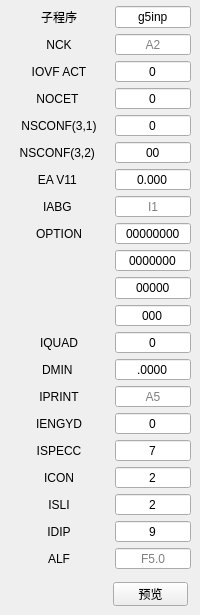
          <widget class="QWidget" name="tab_2">
           <attribute name="title">
            <string>in2编辑</string>
           </attribute>
           <widget class="QPushButton" name="pushButton_9">
            <property name="geometry">
             <rect>
              <x>113</x>
              <y>582</y>
              <width>75</width>
              <height>24</height>
             </rect>
            </property>
            <property name="text">
             <string>预览</string>
            </property>
           </widget>
           <widget class="QWidget" name="">
            <property name="geometry">
             <rect>
              <x>9</x>
              <y>6</y>
              <width>182</width>
              <height>563</height>
             </rect>
            </property>
            <layout class="QGridLayout" name="gridLayout_3">
             <item row="0" column="0">
              <widget class="QLabel" name="in2_text_1">
               <property name="minimumSize">
                <size>
                 <width>100</width>
                 <height>0</height>
                </size>
               </property>
               <property name="maximumSize">
                <size>
                 <width>120</width>
                 <height>16777215</height>
                </size>
               </property>
               <property name="text">
                <string>子程序</string>
               </property>
               <property name="alignment">
                <set>Qt::AlignCenter</set>
               </property>
              </widget>
             </item>
             <item row="0" column="1">
              <widget class="QLineEdit" name="in2_1">
               <property name="minimumSize">
                <size>
                 <width>0</width>
                 <height>0</height>
                </size>
               </property>
               <property name="maximumSize">
                <size>
                 <width>100</width>
                 <height>30</height>
                </size>
               </property>
               <property name="text">
                <string>g5inp</string>
               </property>
               <property name="alignment">
                <set>Qt::AlignCenter</set>
               </property>
               <property name="placeholderText">
                <string>A3,2X</string>
               </property>
              </widget>
             </item>
             <item row="1" column="0">
              <widget class="QLabel" name="in2_text_2">
               <property name="minimumSize">
                <size>
                 <width>100</width>
                 <height>0</height>
                </size>
               </property>
               <property name="maximumSize">
                <size>
                 <width>120</width>
                 <height>16777215</height>
                </size>
               </property>
               <property name="text">
                <string>NCK</string>
               </property>
               <property name="alignment">
                <set>Qt::AlignCenter</set>
               </property>
              </widget>
             </item>
             <item row="1" column="1">
              <widget class="QLineEdit" name="in2_2">
               <property name="minimumSize">
                <size>
                 <width>0</width>
                 <height>0</height>
                </size>
               </property>
               <property name="maximumSize">
                <size>
                 <width>100</width>
                 <height>30</height>
                </size>
               </property>
               <property name="alignment">
                <set>Qt::AlignCenter</set>
               </property>
               <property name="placeholderText">
                <string>A2</string>
               </property>
              </widget>
             </item>
             <item row="2" column="0">
              <widget class="QLabel" name="in2_text_3">
               <property name="minimumSize">
                <size>
                 <width>100</width>
                 <height>0</height>
                </size>
               </property>
               <property name="maximumSize">
                <size>
                 <width>120</width>
                 <height>16777215</height>
                </size>
               </property>
               <property name="text">
                <string>IOVF ACT</string>
               </property>
               <property name="alignment">
                <set>Qt::AlignCenter</set>
               </property>
              </widget>
             </item>
             <item row="2" column="1">
              <widget class="QLineEdit" name="in2_3">
               <property name="minimumSize">
                <size>
                 <width>0</width>
                 <height>0</height>
                </size>
               </property>
               <property name="maximumSize">
                <size>
                 <width>100</width>
                 <height>30</height>
                </size>
               </property>
               <property name="text">
                <string>0</string>
               </property>
               <property name="alignment">
                <set>Qt::AlignCenter</set>
               </property>
               <property name="placeholderText">
                <string>I1</string>
               </property>
              </widget>
             </item>
             <item row="3" column="0">
              <widget class="QLabel" name="in2_text_4">
               <property name="minimumSize">
                <size>
                 <width>100</width>
                 <height>0</height>
                </size>
               </property>
               <property name="maximumSize">
                <size>
                 <width>120</width>
                 <height>16777215</height>
                </size>
               </property>
               <property name="text">
                <string>NOCET </string>
               </property>
               <property name="alignment">
                <set>Qt::AlignCenter</set>
               </property>
              </widget>
             </item>
             <item row="3" column="1">
              <widget class="QLineEdit" name="in2_4">
               <property name="minimumSize">
                <size>
                 <width>0</width>
                 <height>0</height>
                </size>
               </property>
               <property name="maximumSize">
                <size>
                 <width>100</width>
                 <height>30</height>
                </size>
               </property>
               <property name="text">
                <string>0</string>
               </property>
               <property name="alignment">
                <set>Qt::AlignCenter</set>
               </property>
               <property name="placeholderText">
                <string>I2</string>
               </property>
              </widget>
             </item>
             <item row="4" column="0">
              <widget class="QLabel" name="in2_text_5">
               <property name="minimumSize">
                <size>
                 <width>100</width>
                 <height>0</height>
                </size>
               </property>
               <property name="maximumSize">
                <size>
                 <width>120</width>
                 <height>16777215</height>
                </size>
               </property>
               <property name="text">
                <string>NSCONF(3,1)</string>
               </property>
               <property name="alignment">
                <set>Qt::AlignCenter</set>
               </property>
              </widget>
             </item>
             <item row="4" column="1">
              <widget class="QLineEdit" name="in2_5">
               <property name="minimumSize">
                <size>
                 <width>0</width>
                 <height>0</height>
                </size>
               </property>
               <property name="maximumSize">
                <size>
                 <width>100</width>
                 <height>30</height>
                </size>
               </property>
               <property name="text">
                <string>0</string>
               </property>
               <property name="alignment">
                <set>Qt::AlignCenter</set>
               </property>
               <property name="placeholderText">
                <string>I1</string>
               </property>
              </widget>
             </item>
             <item row="5" column="0">
              <widget class="QLabel" name="in2_text_6">
               <property name="minimumSize">
                <size>
                 <width>100</width>
                 <height>0</height>
                </size>
               </property>
               <property name="maximumSize">
                <size>
                 <width>120</width>
                 <height>16777215</height>
                </size>
               </property>
               <property name="text">
                <string>NSCONF(3,2) </string>
               </property>
               <property name="alignment">
                <set>Qt::AlignCenter</set>
               </property>
              </widget>
             </item>
             <item row="5" column="1">
              <widget class="QLineEdit" name="in2_6">
               <property name="minimumSize">
                <size>
                 <width>0</width>
                 <height>0</height>
                </size>
               </property>
               <property name="maximumSize">
                <size>
                 <width>100</width>
                 <height>30</height>
                </size>
               </property>
               <property name="text">
                <string>00</string>
               </property>
               <property name="alignment">
                <set>Qt::AlignCenter</set>
               </property>
               <property name="placeholderText">
                <string>I2</string>
               </property>
              </widget>
             </item>
             <item row="6" column="0">
              <widget class="QLabel" name="in2_text_7">
               <property name="minimumSize">
                <size>
                 <width>100</width>
                 <height>0</height>
                </size>
               </property>
               <property name="maximumSize">
                <size>
                 <width>120</width>
                 <height>16777215</height>
                </size>
               </property>
               <property name="text">
                <string>EA V11 </string>
               </property>
               <property name="alignment">
                <set>Qt::AlignCenter</set>
               </property>
              </widget>
             </item>
             <item row="6" column="1">
              <widget class="QLineEdit" name="in2_7">
               <property name="minimumSize">
                <size>
                 <width>0</width>
                 <height>0</height>
                </size>
               </property>
               <property name="maximumSize">
                <size>
                 <width>100</width>
                 <height>30</height>
                </size>
               </property>
               <property name="text">
                <string>0.000</string>
               </property>
               <property name="alignment">
                <set>Qt::AlignCenter</set>
               </property>
               <property name="placeholderText">
                <string>F7.4</string>
               </property>
              </widget>
             </item>
             <item row="7" column="0">
              <widget class="QLabel" name="in2_text_8">
               <property name="minimumSize">
                <size>
                 <width>100</width>
                 <height>0</height>
                </size>
               </property>
               <property name="maximumSize">
                <size>
                 <width>120</width>
                 <height>16777215</height>
                </size>
               </property>
               <property name="text">
                <string>IABG </string>
               </property>
               <property name="alignment">
                <set>Qt::AlignCenter</set>
               </property>
              </widget>
             </item>
             <item row="7" column="1">
              <widget class="QLineEdit" name="in2_8">
               <property name="minimumSize">
                <size>
                 <width>0</width>
                 <height>0</height>
                </size>
               </property>
               <property name="maximumSize">
                <size>
                 <width>100</width>
                 <height>30</height>
                </size>
               </property>
               <property name="alignment">
                <set>Qt::AlignCenter</set>
               </property>
               <property name="placeholderText">
                <string>I1</string>
               </property>
              </widget>
             </item>
             <item row="8" column="0">
              <widget class="QLabel" name="in2_text_9">
               <property name="minimumSize">
                <size>
                 <width>80</width>
                 <height>0</height>
                </size>
               </property>
               <property name="maximumSize">
                <size>
                 <width>120</width>
                 <height>16777215</height>
                </size>
               </property>
               <property name="text">
                <string>OPTION</string>
               </property>
               <property name="alignment">
                <set>Qt::AlignCenter</set>
               </property>
              </widget>
             </item>
             <item row="8" column="1">
              <widget class="QLineEdit" name="in2_9_a">
               <property name="maximumSize">
                <size>
                 <width>100</width>
                 <height>30</height>
                </size>
               </property>
               <property name="text">
                <string>00000000</string>
               </property>
               <property name="alignment">
                <set>Qt::AlignCenter</set>
               </property>
               <property name="placeholderText">
                <string>A8</string>
               </property>
              </widget>
             </item>
             <item row="9" column="1">
              <widget class="QLineEdit" name="in2_9_b">
               <property name="maximumSize">
                <size>
                 <width>100</width>
                 <height>30</height>
                </size>
               </property>
               <property name="text">
                <string>0000000</string>
               </property>
               <property name="alignment">
                <set>Qt::AlignCenter</set>
               </property>
               <property name="placeholderText">
                <string>A8</string>
               </property>
              </widget>
             </item>
             <item row="10" column="1">
              <widget class="QLineEdit" name="in2_9_c">
               <property name="maximumSize">
                <size>
                 <width>100</width>
                 <height>30</height>
                </size>
               </property>
               <property name="text">
                <string>00000</string>
               </property>
               <property name="alignment">
                <set>Qt::AlignCenter</set>
               </property>
               <property name="placeholderText">
                <string>A8</string>
               </property>
              </widget>
             </item>
             <item row="11" column="1">
              <widget class="QLineEdit" name="in2_9_d">
               <property name="maximumSize">
                <size>
                 <width>100</width>
                 <height>30</height>
                </size>
               </property>
               <property name="text">
                <string>000</string>
               </property>
               <property name="alignment">
                <set>Qt::AlignCenter</set>
               </property>
               <property name="placeholderText">
                <string>A4</string>
               </property>
              </widget>
             </item>
             <item row="12" column="0">
              <widget class="QLabel" name="in2_text_10">
               <property name="minimumSize">
                <size>
                 <width>100</width>
                 <height>0</height>
                </size>
               </property>
               <property name="maximumSize">
                <size>
                 <width>120</width>
                 <height>16777215</height>
                </size>
               </property>
               <property name="text">
                <string>IQUAD</string>
               </property>
               <property name="alignment">
                <set>Qt::AlignCenter</set>
               </property>
              </widget>
             </item>
             <item row="12" column="1">
              <widget class="QLineEdit" name="in2_10">
               <property name="minimumSize">
                <size>
                 <width>0</width>
                 <height>0</height>
                </size>
               </property>
               <property name="maximumSize">
                <size>
                 <width>100</width>
                 <height>30</height>
                </size>
               </property>
               <property name="text">
                <string>0</string>
               </property>
               <property name="alignment">
                <set>Qt::AlignCenter</set>
               </property>
               <property name="placeholderText">
                <string>I1</string>
               </property>
              </widget>
             </item>
             <item row="13" column="0">
              <widget class="QLabel" name="in2_text_12">
               <property name="minimumSize">
                <size>
                 <width>100</width>
                 <height>0</height>
                </size>
               </property>
               <property name="maximumSize">
                <size>
                 <width>120</width>
                 <height>16777215</height>
                </size>
               </property>
               <property name="text">
                <string>DMIN </string>
               </property>
               <property name="alignment">
                <set>Qt::AlignCenter</set>
               </property>
              </widget>
             </item>
             <item row="13" column="1">
              <widget class="QLineEdit" name="in2_12">
               <property name="minimumSize">
                <size>
                 <width>0</width>
                 <height>0</height>
                </size>
               </property>
               <property name="maximumSize">
                <size>
                 <width>100</width>
                 <height>30</height>
                </size>
               </property>
               <property name="text">
                <string>.0000</string>
               </property>
               <property name="alignment">
                <set>Qt::AlignCenter</set>
               </property>
               <property name="placeholderText">
                <string>A5</string>
               </property>
              </widget>
             </item>
             <item row="14" column="0">
              <widget class="QLabel" name="in2_text_13">
               <property name="minimumSize">
                <size>
                 <width>100</width>
                 <height>0</height>
                </size>
               </property>
               <property name="maximumSize">
                <size>
                 <width>120</width>
                 <height>16777215</height>
                </size>
               </property>
               <property name="text">
                <string>IPRINT</string>
               </property>
               <property name="alignment">
                <set>Qt::AlignCenter</set>
               </property>
              </widget>
             </item>
             <item row="14" column="1">
              <widget class="QLineEdit" name="in2_13">
               <property name="minimumSize">
                <size>
                 <width>0</width>
                 <height>0</height>
                </size>
               </property>
               <property name="maximumSize">
                <size>
                 <width>100</width>
                 <height>30</height>
                </size>
               </property>
               <property name="text">
                <string/>
               </property>
               <property name="alignment">
                <set>Qt::AlignCenter</set>
               </property>
               <property name="placeholderText">
                <string>A5</string>
               </property>
              </widget>
             </item>
             <item row="15" column="0">
              <widget class="QLabel" name="in2_text_14">
               <property name="minimumSize">
                <size>
                 <width>100</width>
                 <height>0</height>
                </size>
               </property>
               <property name="maximumSize">
                <size>
                 <width>120</width>
                 <height>16777215</height>
                </size>
               </property>
               <property name="text">
                <string>IENGYD</string>
               </property>
               <property name="alignment">
                <set>Qt::AlignCenter</set>
               </property>
              </widget>
             </item>
             <item row="15" column="1">
              <widget class="QLineEdit" name="in2_14">
               <property name="minimumSize">
                <size>
                 <width>0</width>
                 <height>0</height>
                </size>
               </property>
               <property name="maximumSize">
                <size>
                 <width>100</width>
                 <height>30</height>
                </size>
               </property>
               <property name="text">
                <string>0</string>
               </property>
               <property name="alignment">
                <set>Qt::AlignCenter</set>
               </property>
               <property name="placeholderText">
                <string>A1</string>
               </property>
              </widget>
             </item>
             <item row="16" column="0">
              <widget class="QLabel" name="in2_text_15">
               <property name="minimumSize">
                <size>
                 <width>100</width>
                 <height>0</height>
                </size>
               </property>
               <property name="maximumSize">
                <size>
                 <width>120</width>
                 <height>16777215</height>
                </size>
               </property>
               <property name="text">
                <string>ISPECC</string>
               </property>
               <property name="alignment">
                <set>Qt::AlignCenter</set>
               </property>
              </widget>
             </item>
             <item row="16" column="1">
              <widget class="QLineEdit" name="in2_15">
               <property name="minimumSize">
                <size>
                 <width>0</width>
                 <height>0</height>
                </size>
               </property>
               <property name="maximumSize">
                <size>
                 <width>100</width>
                 <height>30</height>
                </size>
               </property>
               <property name="text">
                <string>7</string>
               </property>
               <property name="alignment">
                <set>Qt::AlignCenter</set>
               </property>
               <property name="placeholderText">
                <string>A1</string>
               </property>
              </widget>
             </item>
             <item row="17" column="0">
              <widget class="QLabel" name="in2_text_16">
               <property name="minimumSize">
                <size>
                 <width>100</width>
                 <height>0</height>
                </size>
               </property>
               <property name="maximumSize">
                <size>
                 <width>120</width>
                 <height>16777215</height>
                </size>
               </property>
               <property name="text">
                <string>ICON</string>
               </property>
               <property name="alignment">
                <set>Qt::AlignCenter</set>
               </property>
              </widget>
             </item>
             <item row="17" column="1">
              <widget class="QLineEdit" name="in2_16">
               <property name="minimumSize">
                <size>
                 <width>0</width>
                 <height>0</height>
                </size>
               </property>
               <property name="maximumSize">
                <size>
                 <width>100</width>
                 <height>30</height>
                </size>
               </property>
               <property name="text">
                <string>2</string>
               </property>
               <property name="alignment">
                <set>Qt::AlignCenter</set>
               </property>
               <property name="placeholderText">
                <string>I1</string>
               </property>
              </widget>
             </item>
             <item row="18" column="0">
              <widget class="QLabel" name="in2_text_17">
               <property name="minimumSize">
                <size>
                 <width>100</width>
                 <height>0</height>
                </size>
               </property>
               <property name="maximumSize">
                <size>
                 <width>120</width>
                 <height>16777215</height>
                </size>
               </property>
               <property name="text">
                <string>ISLI</string>
               </property>
               <property name="alignment">
                <set>Qt::AlignCenter</set>
               </property>
              </widget>
             </item>
             <item row="18" column="1">
              <widget class="QLineEdit" name="in2_17">
               <property name="minimumSize">
                <size>
                 <width>0</width>
                 <height>0</height>
                </size>
               </property>
               <property name="maximumSize">
                <size>
                 <width>100</width>
                 <height>30</height>
                </size>
               </property>
               <property name="text">
                <string>2</string>
               </property>
               <property name="alignment">
                <set>Qt::AlignCenter</set>
               </property>
               <property name="placeholderText">
                <string>I1</string>
               </property>
              </widget>
             </item>
             <item row="19" column="0">
              <widget class="QLabel" name="in2_text_18">
               <property name="minimumSize">
                <size>
                 <width>100</width>
                 <height>0</height>
                </size>
               </property>
               <property name="maximumSize">
                <size>
                 <width>120</width>
                 <height>16777215</height>
                </size>
               </property>
               <property name="text">
                <string>IDIP</string>
               </property>
               <property name="alignment">
                <set>Qt::AlignCenter</set>
               </property>
              </widget>
             </item>
             <item row="19" column="1">
              <widget class="QLineEdit" name="in2_18">
               <property name="minimumSize">
                <size>
                 <width>0</width>
                 <height>0</height>
                </size>
               </property>
               <property name="maximumSize">
                <size>
                 <width>100</width>
                 <height>30</height>
                </size>
               </property>
               <property name="text">
                <string>9</string>
               </property>
               <property name="alignment">
                <set>Qt::AlignCenter</set>
               </property>
               <property name="placeholderText">
                <string>I1</string>
               </property>
              </widget>
             </item>
             <item row="20" column="0">
              <widget class="QLabel" name="in2_text_19">
               <property name="minimumSize">
                <size>
                 <width>100</width>
                 <height>0</height>
                </size>
               </property>
               <property name="maximumSize">
                <size>
                 <width>120</width>
                 <height>16777215</height>
                </size>
               </property>
               <property name="text">
                <string>ALF</string>
               </property>
               <property name="alignment">
                <set>Qt::AlignCenter</set>
               </property>
              </widget>
             </item>
             <item row="20" column="1">
              <widget class="QLineEdit" name="in2_19">
               <property name="minimumSize">
                <size>
                 <width>0</width>
                 <height>0</height>
                </size>
               </property>
               <property name="maximumSize">
                <size>
                 <width>100</width>
                 <height>30</height>
                </size>
               </property>
               <property name="alignment">
                <set>Qt::AlignCenter</set>
               </property>
               <property name="placeholderText">
                <string>F5.0</string>
               </property>
              </widget>
             </item>
            </layout>
           </widget>
          </widget>
